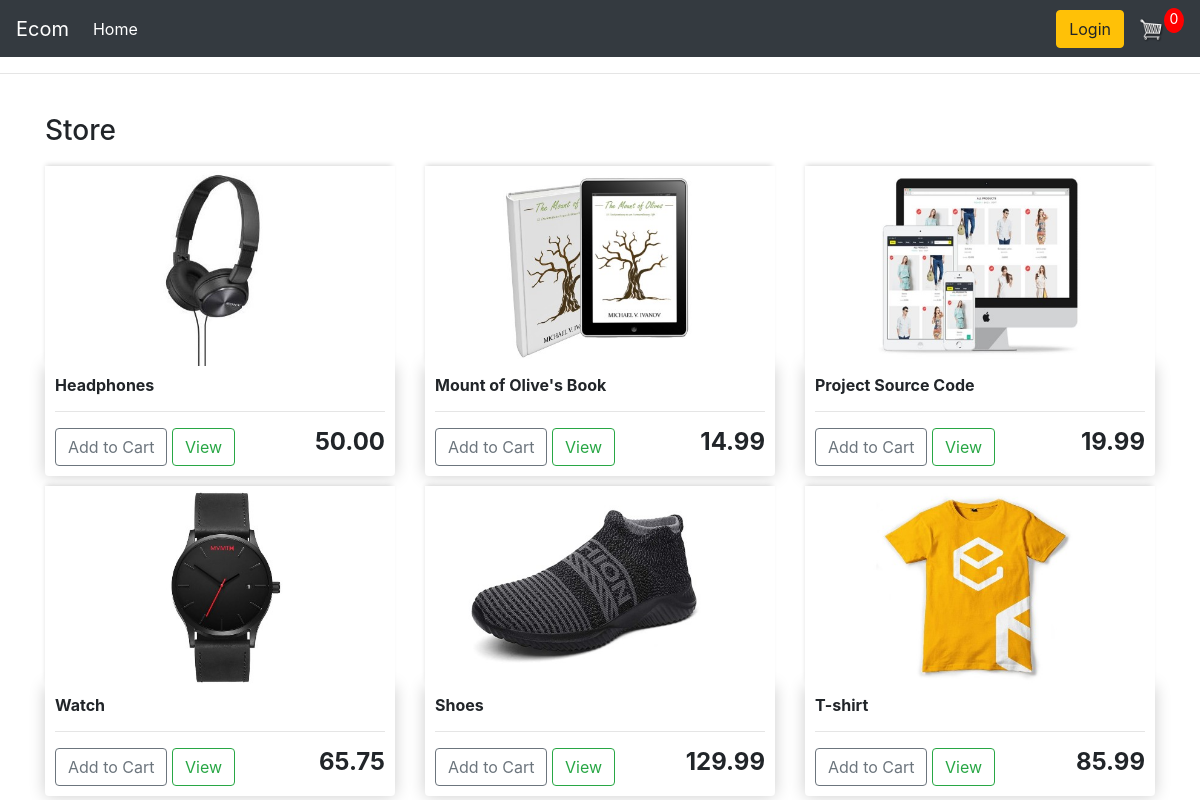
The page / on the database its author committed.
### store/models.py (models this page shows, shortened)
class Product(models.Model):
    name = models.CharField(max_length=200, null=True)
    price = models.FloatField()
    digital = models.BooleanField(default=False, null=True, blank=False)
    image = models.ImageField(null=True, blank=True)
    @property
    def imageURL(self):
        try:
            url = self.image.url
        except:
            url = ''
        return url

### store/views.py (the view)
# urls.py: path('', include('store.urls')),
def store(request):
    if request.user.is_authenticated:
        customer = request.user.customer
        order, created = Order.objects.get_or_create(customer=customer,complete=False)
        items = order.orderitem_set.all()
        cartItems = order.get_cart_items
    else:
        items = []
        order = {'get_cart_total':0, 'get_cart_items':0}
        cartItems = order['get_cart_items']
    products = Product.objects.all()
    context = {'products':products, 'cartItems':cartItems}
    return render(request, 'store/store.html', context)

### store/templates/store/store.html
{% extends 'store/main.html' %}
{% load static %}
{% block content %}
<h3>Store</h3>
<div class="row">
	{% for product in products %}
	<div class="col-lg-4">
        <img class="thumbnail" src="{{product.imageURL}}" alt="">
		<div class="box-element product">
            <h6><strong>{{product.name}}</strong></h6>
            <hr>
		<button data-product={{product.id}} data-action="add" class="btn btn-outline-secondary add-btn update-cart">Add to Cart</button>
		<a class="btn btn-outline-success" href="#">View</a>
		<h4 style="display: inline-block; float: right"><strong>{{product.price|floatformat:2}}</strong></h4>
		</div>
	</div>
	{% endfor %}
</div>
{% endblock content %}

### static/css/main.css (style rules this page uses)
body { background-color: hsl(0, 0%, 98%); }
h1,h2,h3,h4,h5,h6 { color:hsl(0, 0%, 30%); }
.box-element { box-shadow:hsl(0, 0%, 80%) 0 0 16px; background-color: #fff; border-radius: 4px; padding: 10px; }
.thumbnail { width: 100%; height: 200px; -webkit-box-shadow: -1px -3px 5px -2px rgba(214,214,214,1); -moz-box-shadow: -1px -3px 5px -2px rgba(214,214,214,1); box-shadow: -1px -3px 5px -2px rgba(214,214,214,1); }
.product { border-radius: 0 0 4px 4px; }
.col-lg-4, .col-lg-6, .col-lg-8, .col-lg-12 { margin-top: 10px; }
.btn { border-radius: 0; }

### rows shown on the page
Product: imageURL (picture), name "Headphones", price "50.00"
Product: imageURL (picture), name "Mount of Olive's Book", price "14.99"
Product: imageURL (picture), name "Project Source Code", price "19.99"
Product: imageURL (picture), name "Watch", price "65.75"
Product: imageURL (picture), name "Shoes", price "129.99"
Product: imageURL (picture), name "T-shirt", price "85.99"

### other values the page prints
{{ cartItems }} "0"
